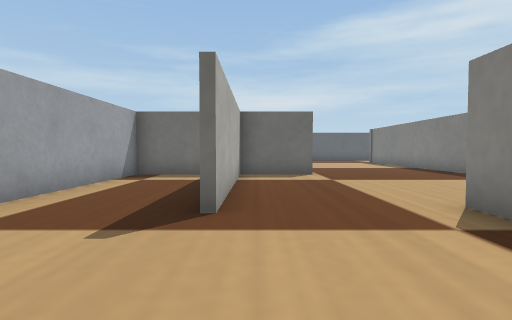
view 1 (above)

24 first-person views from a walk through a Webots world. The camera is 0.04 m above the floor, tilts 2° down and sees 80° across. The floor is counted in squares, 0.05 m on a side. Each view is taken from the middle of a square. On the plan, view 1 faces up. The plan holds only what a view shows up to about 11 squares ahead; the rest is blank. The place goes on beyond the plan. The robots in the file are not drawn. Simple shapes and patterns stand in for the simulator's stock objects.

view 2
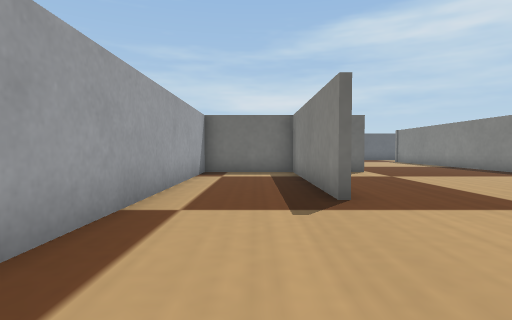

view 3
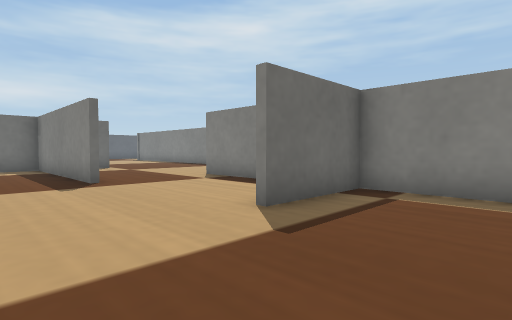

view 4
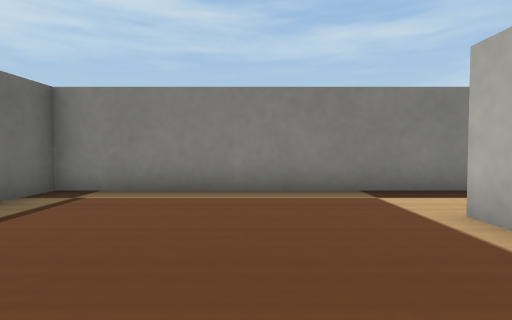

view 5
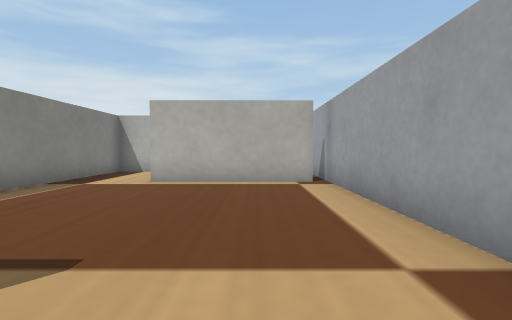

view 6
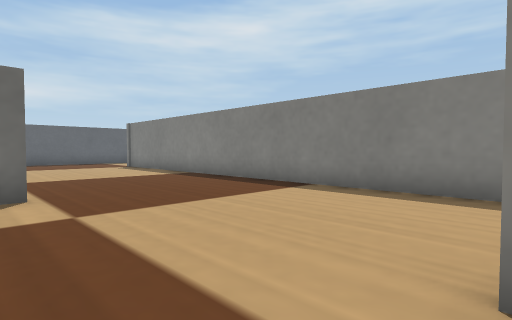

view 7
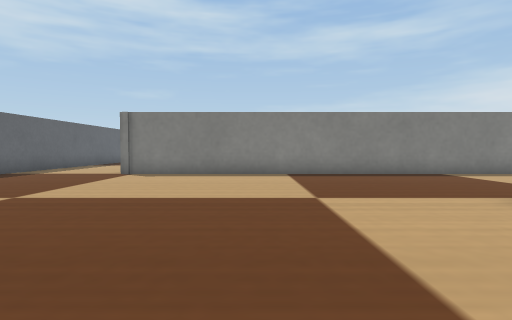

view 8
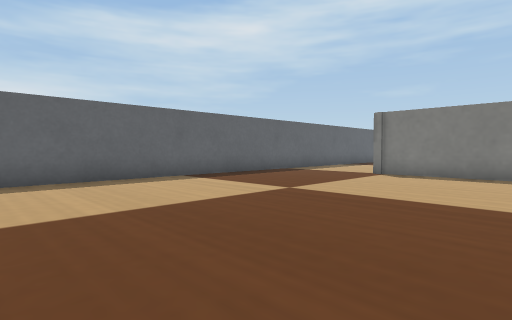

view 9
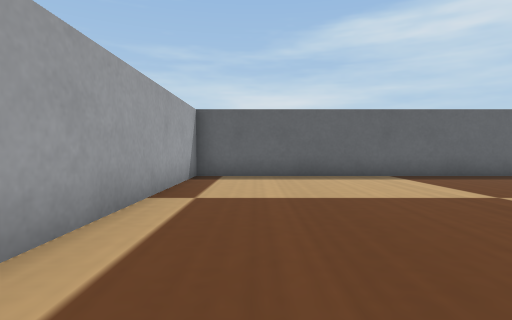

view 10
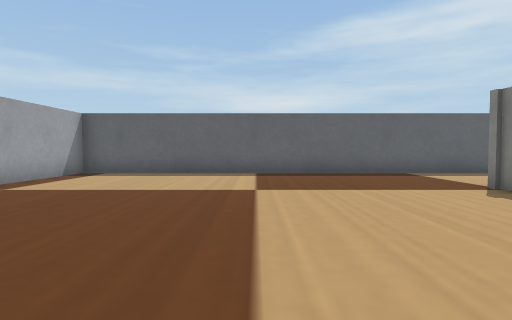

view 11
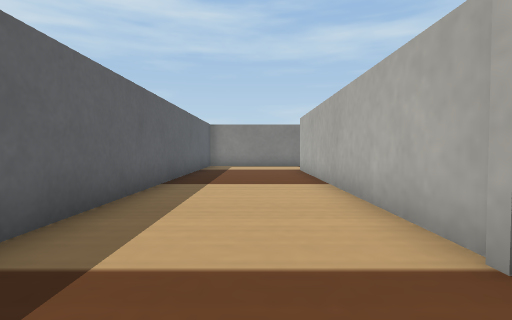

view 12
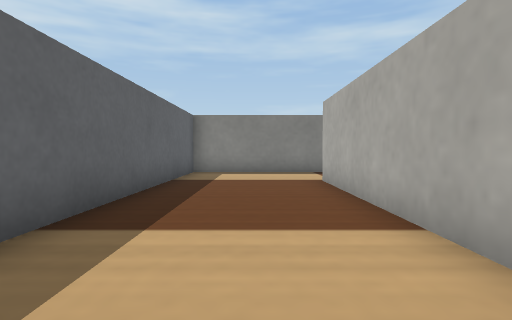

view 13
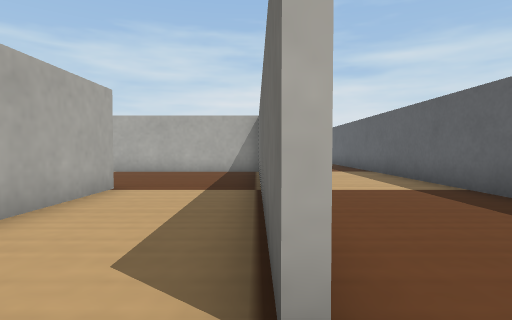

view 14
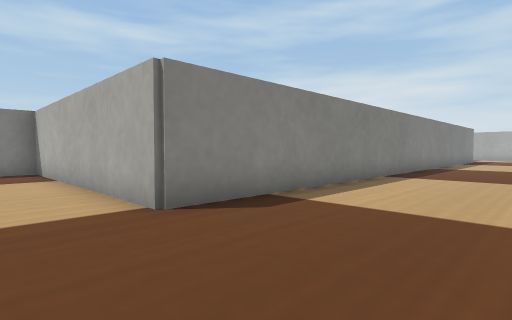

view 15
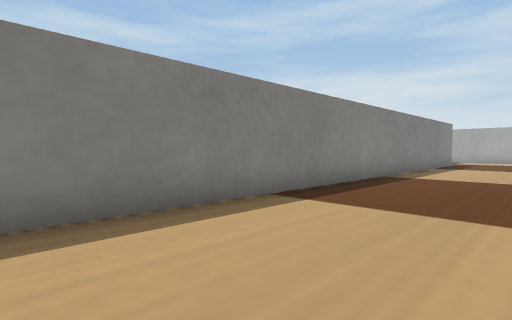

view 16
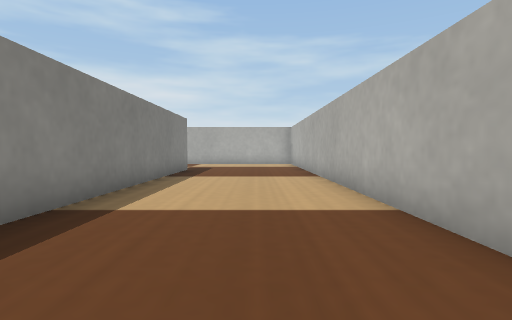

view 17
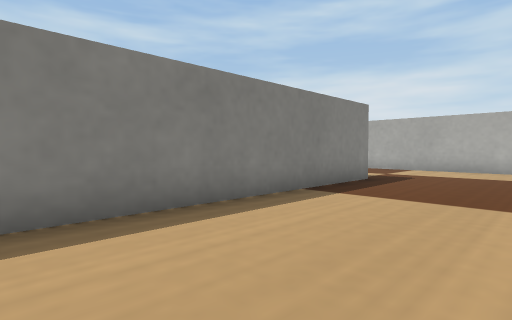

view 18
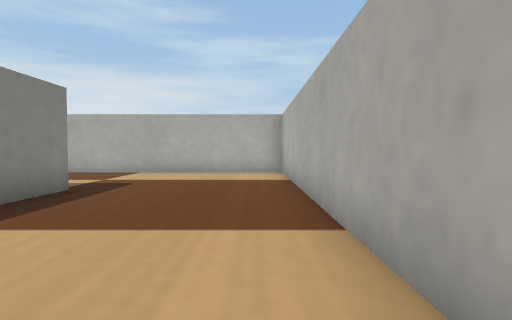

view 19
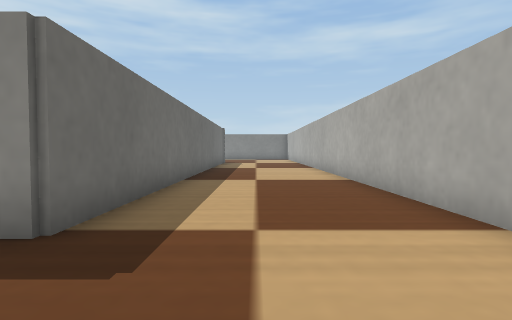

view 20
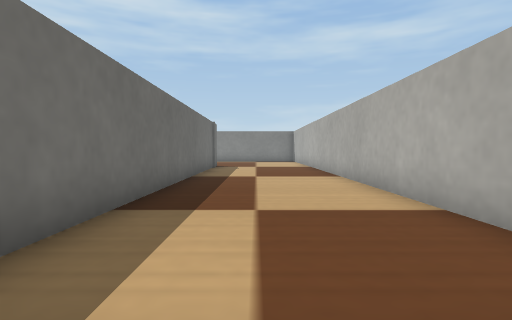

view 21
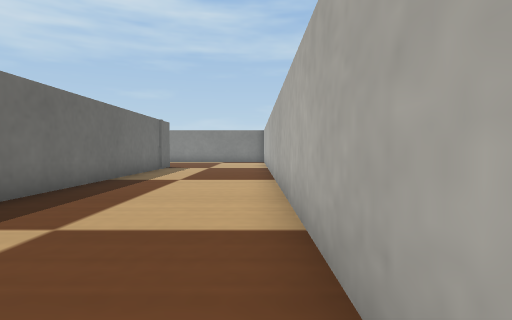

view 22
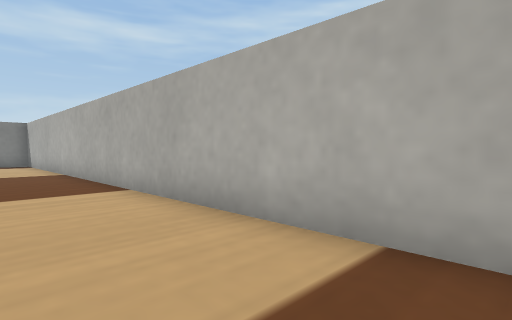

view 23
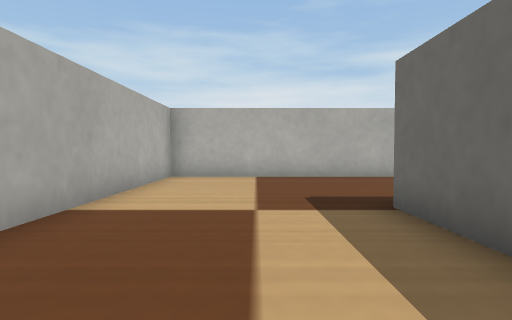

view 24
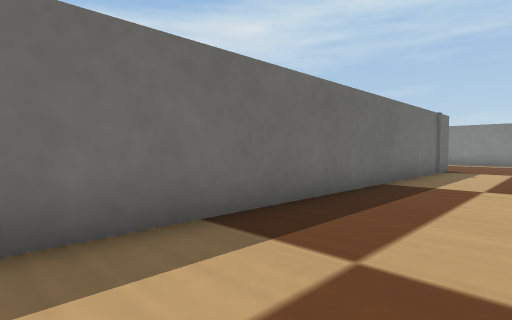

### Floor plan
Points are (right, up) in squares from view 1. A wall is a line through its corners. A room is listed if a view was taken in it or the views show most of it. See-through windows are left out.
Room 1 (views 1, 2, 3, 4, 5, 6, 7, 8, 9, 10, 11, 12, 13, 14, 15, 16, 17, 18, 19, 20, 21, 22, 23, 24)
walls: (6.9, 4.5) (6.9, 18.3) (16.9, 18.3); (7.1, 4.9) (7.1, -9.5) (25.5, -9.5); (2.9, 1.9) (2.9, 4.3); (-0.7, 3.8) (-0.7, 9.7) (-3.8, 9.7) (-3.8, 1); (1.9, 9.7) (-0.5, 9.7) (-0.5, 3.8); (-3.8, -2.1) (-3.8, -9.8); (1.7, -10.9) (2.9, -10.9) (2.9, -1.1) (0, -1.1); (25.5, -5.1) (11.7, -5.1) (11.7, 15.1) (19.7, 15.1) (19.7, 16); (7.1, 18.1) (7.1, 12.9); (16.9, 18.1) (10.6, 18.1); (-3.5, -7.5) (0.6, -7.5); (19.7, 17.6) (19.7, 22.2) (-3.8, 22.2) (-3.8, 15)

Where each view was taken, in squares from view 1:
view 1: 0 up, 0 right, facing up
view 2: 1 down, 2 left, facing up
view 3: 4 down, 3 left, facing up-right
view 4: 5 down, 3 left, facing right
view 5: 0 up, 2 left, facing down
view 6: 4 up, 1 right, facing up-right
view 7: 14 up, 3 left, facing right
view 8: 14 up, 3 left, facing up-right
view 9: 13 up, 2 left, facing up
view 10: 12 up, 2 right, facing up
view 11: 20 up, 5 right, facing right
view 12: 20 up, 9 right, facing right
view 13: 18 up, 18 right, facing left
view 14: 17 up, 8 right, facing down-right
view 15: 12 up, 8 right, facing down-right
view 16: 7 up, 9 right, facing down
view 17: 3 up, 8 right, facing down-right
view 18: 1 up, 8 right, facing down
view 19: 7 down, 9 right, facing right
view 20: 7 down, 13 right, facing right
view 21: 9 down, 14 right, facing right
view 22: 7 down, 16 right, facing down-right
view 23: 7 down, 16 right, facing left
view 24: 8 down, 15 right, facing up-right
